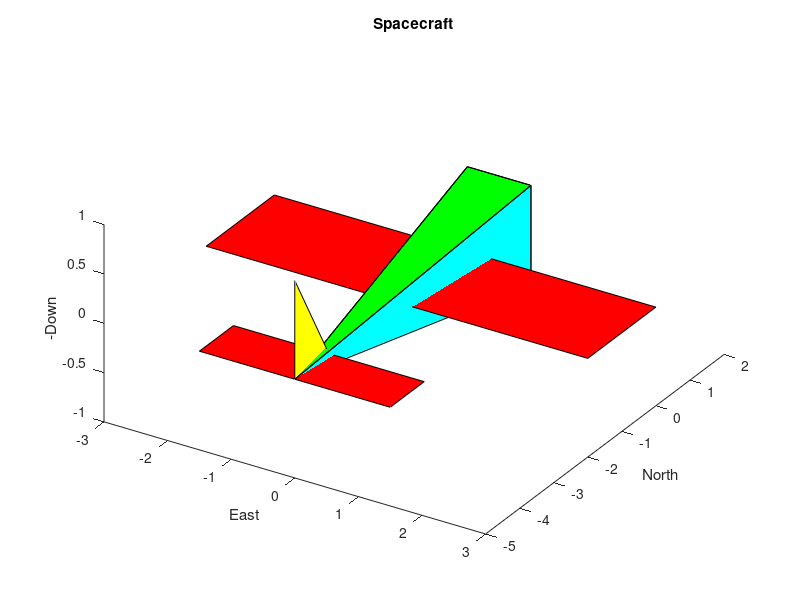

MATLAB code to generate this figure:
clear;clc;close all
% parameters of the aircraft model
fuse_l1=1.5; % center of mass to tip of fuselage
fuse_l2=1; % center of mass to widest part of fuselage
fuse_l3=5; % center of mass to back of fuselage
fuse_h=1;
fuse_w=1;
wing_l=2; % length of wing along fuselage
wing_w=6; % wingspan
tail_h=1;
tailwing_l=1;
tailwing_w=3;

% Define the vertices (physical location of vertices)
  V = [fuse_l1 0 0;fuse_l2 fuse_w/2 -fuse_h/2;
      fuse_l2 -fuse_w/2 -fuse_h/2;fuse_l2 -fuse_w/2 fuse_h/2;
      fuse_l2 fuse_w/2 fuse_h/2;-fuse_l3 0 0;
      0 wing_w/2 0;-wing_l wing_w/2 0;
      -wing_l -wing_w/2 0; 0 -wing_w/2 0;
      -fuse_l3+tailwing_l tailwing_w/2 0; -fuse_l3 tailwing_w/2 0;
      -fuse_l3 -tailwing_w/2 0; -fuse_l3+tailwing_l -tailwing_w/2 0;
      -fuse_l3+tailwing_l 0 0; -fuse_l3 0 -tail_h]; % 16 vertices totally
% define surfaces as a list of numbered vertices
  F = [1 2 3 3;1 5 4 4;
      1 2 5 5;1 3 4 4;
      2 3 6 6;4 4 6 6;
      3 4 6 6;2 5 6 6;
      7 8 9 10;11 12 13 14;
      6 15 16 16];
% define colors for each face    
  myred = [1, 0, 0];
  mygreen = [0, 1, 0];
  myblue = [0, 0, 1];
  myyellow = [1, 1, 0];
  mycyan = [0, 1, 1];

  colors = [...
    mygreen;...  % front top
    mycyan;...  % front left
    myblue;...  % front bottom
    mycyan;...  % front right 
    mygreen;...  % main top 
    mycyan;...  % main left
    myblue;...  % main bottom 
    mycyan;...  % main right
    myred;...  % wings
    myred;...  % tailwing
    myyellow;...  % tailfin
    ];
% transform vertices from NED to XYZ (for matlab rendering)
R = [0, 1, 0;...
      1, 0, 0;...
      0, 0, -1];
V1 = V*R;
handle = patch('Vertices', V1, 'Faces', F,'FaceVertexCData',colors,'FaceColor','flat');
title('Spacecraft')
xlabel('East')
ylabel('North')
zlabel('-Down')
view(32,47)
hold on